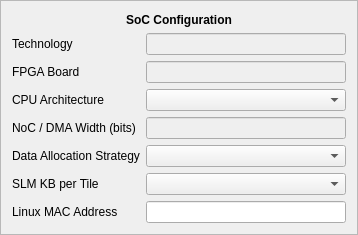
            <widget class="QFrame" name="frame_status_info">
             <property name="sizePolicy">
              <sizepolicy hsizetype="Minimum" vsizetype="Fixed">
               <horstretch>0</horstretch>
               <verstretch>0</verstretch>
              </sizepolicy>
             </property>
             <property name="frameShape">
              <enum>QFrame::StyledPanel</enum>
             </property>
             <property name="frameShadow">
              <enum>QFrame::Raised</enum>
             </property>
             <layout class="QGridLayout" name="gridLayout_2">
              <item row="9" column="1">
               <widget class="QComboBox" name="combo_slm"/>
              </item>
              <item row="6" column="0">
               <widget class="QLabel" name="label_arch">
                <property name="sizePolicy">
                 <sizepolicy hsizetype="Fixed" vsizetype="Preferred">
                  <horstretch>0</horstretch>
                  <verstretch>0</verstretch>
                 </sizepolicy>
                </property>
                <property name="text">
                 <string>CPU Architecture</string>
                </property>
               </widget>
              </item>
              <item row="1" column="1">
               <widget class="QLineEdit" name="lineEdit_tech">
                <property name="enabled">
                 <bool>false</bool>
                </property>
                <property name="sizePolicy">
                 <sizepolicy hsizetype="Fixed" vsizetype="Fixed">
                  <horstretch>0</horstretch>
                  <verstretch>0</verstretch>
                 </sizepolicy>
                </property>
                <property name="minimumSize">
                 <size>
                  <width>200</width>
                  <height>0</height>
                 </size>
                </property>
                <property name="palette">
                 <palette>
                  <active>
                   <colorrole role="Text">
                    <brush brushstyle="SolidPattern">
                     <color alpha="255">
                      <red>0</red>
                      <green>0</green>
                      <blue>0</blue>
                     </color>
                    </brush>
                   </colorrole>
                  </active>
                  <inactive>
                   <colorrole role="Text">
                    <brush brushstyle="SolidPattern">
                     <color alpha="255">
                      <red>0</red>
                      <green>0</green>
                      <blue>0</blue>
                     </color>
                    </brush>
                   </colorrole>
                  </inactive>
                  <disabled>
                   <colorrole role="Text">
                    <brush brushstyle="SolidPattern">
                     <color alpha="255">
                      <red>0</red>
                      <green>0</green>
                      <blue>0</blue>
                     </color>
                    </brush>
                   </colorrole>
                  </disabled>
                 </palette>
                </property>
                <property name="font">
                 <font>
                  <weight>75</weight>
                  <bold>true</bold>
                 </font>
                </property>
                <property name="alignment">
                 <set>Qt::AlignCenter</set>
                </property>
               </widget>
              </item>
              <item row="6" column="1">
               <widget class="QComboBox" name="combo_arch"/>
              </item>
              <item row="1" column="0">
               <widget class="QLabel" name="label_tech">
                <property name="sizePolicy">
                 <sizepolicy hsizetype="Fixed" vsizetype="Preferred">
                  <horstretch>0</horstretch>
                  <verstretch>0</verstretch>
                 </sizepolicy>
                </property>
                <property name="text">
                 <string>Technology</string>
                </property>
               </widget>
              </item>
              <item row="4" column="1">
               <widget class="QLineEdit" name="lineEdit_board">
                <property name="enabled">
                 <bool>false</bool>
                </property>
                <property name="sizePolicy">
                 <sizepolicy hsizetype="Fixed" vsizetype="Fixed">
                  <horstretch>0</horstretch>
                  <verstretch>0</verstretch>
                 </sizepolicy>
                </property>
                <property name="minimumSize">
                 <size>
                  <width>200</width>
                  <height>0</height>
                 </size>
                </property>
                <property name="palette">
                 <palette>
                  <active>
                   <colorrole role="Text">
                    <brush brushstyle="SolidPattern">
                     <color alpha="255">
                      <red>0</red>
                      <green>0</green>
                      <blue>0</blue>
                     </color>
                    </brush>
                   </colorrole>
                  </active>
                  <inactive>
                   <colorrole role="Text">
                    <brush brushstyle="SolidPattern">
                     <color alpha="255">
                      <red>0</red>
                      <green>0</green>
                      <blue>0</blue>
                     </color>
                    </brush>
                   </colorrole>
                  </inactive>
                  <disabled>
                   <colorrole role="Text">
                    <brush brushstyle="SolidPattern">
                     <color alpha="255">
                      <red>0</red>
                      <green>0</green>
                      <blue>0</blue>
                     </color>
                    </brush>
                   </colorrole>
                  </disabled>
                 </palette>
                </property>
                <property name="font">
                 <font>
                  <weight>75</weight>
                  <bold>true</bold>
                 </font>
                </property>
                <property name="alignment">
                 <set>Qt::AlignCenter</set>
                </property>
               </widget>
              </item>
              <item row="4" column="0">
               <widget class="QLabel" name="label_board">
                <property name="sizePolicy">
                 <sizepolicy hsizetype="Fixed" vsizetype="Preferred">
                  <horstretch>0</horstretch>
                  <verstretch>0</verstretch>
                 </sizepolicy>
                </property>
                <property name="text">
                 <string>FPGA Board</string>
                </property>
               </widget>
              </item>
              <item row="0" column="0" colspan="2">
               <widget class="QLabel" name="label_3">
                <property name="sizePolicy">
                 <sizepolicy hsizetype="Preferred" vsizetype="Fixed">
                  <horstretch>0</horstretch>
                  <verstretch>0</verstretch>
                 </sizepolicy>
                </property>
                <property name="minimumSize">
                 <size>
                  <width>0</width>
                  <height>15</height>
                 </size>
                </property>
                <property name="font">
                 <font>
                  <weight>75</weight>
                  <bold>true</bold>
                 </font>
                </property>
                <property name="text">
                 <string>SoC Configuration</string>
                </property>
                <property name="alignment">
                 <set>Qt::AlignCenter</set>
                </property>
               </widget>
              </item>
              <item row="9" column="0">
               <widget class="QLabel" name="label_13">
                <property name="text">
                 <string>SLM KB per Tile</string>
                </property>
               </widget>
              </item>
              <item row="7" column="0">
               <widget class="QLabel" name="label_nocw">
                <property name="sizePolicy">
                 <sizepolicy hsizetype="Fixed" vsizetype="Preferred">
                  <horstretch>0</horstretch>
                  <verstretch>0</verstretch>
                 </sizepolicy>
                </property>
                <property name="text">
                 <string>NoC / DMA Width (bits)</string>
                </property>
               </widget>
              </item>
              <item row="7" column="1">
               <widget class="QLineEdit" name="lineEdit_nocw">
                <property name="enabled">
                 <bool>false</bool>
                </property>
                <property name="sizePolicy">
                 <sizepolicy hsizetype="Fixed" vsizetype="Fixed">
                  <horstretch>0</horstretch>
                  <verstretch>0</verstretch>
                 </sizepolicy>
                </property>
                <property name="minimumSize">
                 <size>
                  <width>200</width>
                  <height>0</height>
                 </size>
                </property>
                <property name="palette">
                 <palette>
                  <active>
                   <colorrole role="Text">
                    <brush brushstyle="SolidPattern">
                     <color alpha="255">
                      <red>0</red>
                      <green>0</green>
                      <blue>0</blue>
                     </color>
                    </brush>
                   </colorrole>
                  </active>
                  <inactive>
                   <colorrole role="Text">
                    <brush brushstyle="SolidPattern">
                     <color alpha="255">
                      <red>0</red>
                      <green>0</green>
                      <blue>0</blue>
                     </color>
                    </brush>
                   </colorrole>
                  </inactive>
                  <disabled>
                   <colorrole role="Text">
                    <brush brushstyle="SolidPattern">
                     <color alpha="255">
                      <red>0</red>
                      <green>0</green>
                      <blue>0</blue>
                     </color>
                    </brush>
                   </colorrole>
                  </disabled>
                 </palette>
                </property>
                <property name="font">
                 <font>
                  <weight>75</weight>
                  <bold>true</bold>
                 </font>
                </property>
                <property name="alignment">
                 <set>Qt::AlignCenter</set>
                </property>
               </widget>
              </item>
              <item row="11" column="1">
               <widget class="QLineEdit" name="lineEdit_mac">
                <property name="enabled">
                 <bool>true</bool>
                </property>
                <property name="sizePolicy">
                 <sizepolicy hsizetype="Fixed" vsizetype="Fixed">
                  <horstretch>0</horstretch>
                  <verstretch>0</verstretch>
                 </sizepolicy>
                </property>
                <property name="minimumSize">
                 <size>
                  <width>200</width>
                  <height>0</height>
                 </size>
                </property>
                <property name="palette">
                 <palette>
                  <active>
                   <colorrole role="Text">
                    <brush brushstyle="SolidPattern">
                     <color alpha="255">
                      <red>0</red>
                      <green>0</green>
                      <blue>0</blue>
                     </color>
                    </brush>
                   </colorrole>
                  </active>
                  <inactive>
                   <colorrole role="Text">
                    <brush brushstyle="SolidPattern">
                     <color alpha="255">
                      <red>0</red>
                      <green>0</green>
                      <blue>0</blue>
                     </color>
                    </brush>
                   </colorrole>
                  </inactive>
                  <disabled>
                   <colorrole role="Text">
                    <brush brushstyle="SolidPattern">
                     <color alpha="255">
                      <red>0</red>
                      <green>0</green>
                      <blue>0</blue>
                     </color>
                    </brush>
                   </colorrole>
                  </disabled>
                 </palette>
                </property>
                <property name="font">
                 <font>
                  <weight>75</weight>
                  <bold>true</bold>
                 </font>
                </property>
                <property name="alignment">
                 <set>Qt::AlignCenter</set>
                </property>
               </widget>
              </item>
              <item row="11" column="0">
               <widget class="QLabel" name="label_mac">
                <property name="sizePolicy">
                 <sizepolicy hsizetype="Fixed" vsizetype="Preferred">
                  <horstretch>0</horstretch>
                  <verstretch>0</verstretch>
                 </sizepolicy>
                </property>
                <property name="text">
                 <string>Linux MAC Address</string>
                </property>
               </widget>
              </item>
              <item row="8" column="0">
               <widget class="QLabel" name="label_14">
                <property name="text">
                 <string>Data Allocation Strategy</string>
                </property>
               </widget>
              </item>
              <item row="8" column="1">
               <widget class="QComboBox" name="combo_data"/>
              </item>
             </layout>
            </widget>
